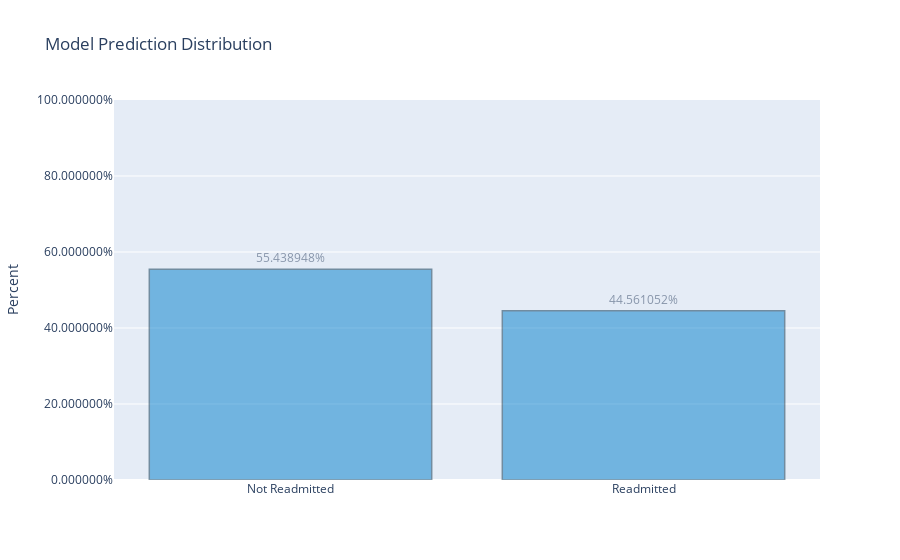

The notebook cell saved with this chart:
### Code cell
# Generate prediction 
final_df = prepare_data(data, OH_Encoder, scaler)
prediction_counts = count_predictions(final_df, model)

### Figure 1 — Plotly figure (JSON) as saved in the notebook; plotly's stock layout.template omitted (floating-point values rounded to 4 significant figures)
{"data": [{"marker": {"color": "#007dcc", "line": {"color": "#002f4c", "width": 1.5}}, "opacity": 0.5, "textposition": "outside", "texttemplate": "%{y:%}", "type": "bar", "x": ["Not Readmitted", "Readmitted"], "y": [0.5544, 0.4456]}], "layout": {"title": {"text": "Model Prediction Distribution"}, "yaxis": {"range": [0, 1], "tickformat": "%", "title": {"text": "Percent"}}}}
